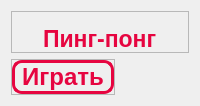
         <widget class="QWidget" name="ping_pong_page">
          <layout class="QVBoxLayout" name="verticalLayout_25">
           <item alignment="Qt::AlignTop">
            <widget class="QFrame" name="frame_29">
             <property name="frameShape">
              <enum>QFrame::StyledPanel</enum>
             </property>
             <property name="frameShadow">
              <enum>QFrame::Raised</enum>
             </property>
             <layout class="QVBoxLayout" name="verticalLayout_26">
              <property name="spacing">
               <number>0</number>
              </property>
              <property name="leftMargin">
               <number>0</number>
              </property>
              <property name="topMargin">
               <number>0</number>
              </property>
              <property name="rightMargin">
               <number>0</number>
              </property>
              <property name="bottomMargin">
               <number>0</number>
              </property>
              <item alignment="Qt::AlignHCenter">
               <widget class="QLabel" name="label_26">
                <property name="text">
                 <string/>
                </property>
                <property name="pixmap">
                 <pixmap>qt_icons/ping_pong_2.png</pixmap>
                </property>
               </widget>
              </item>
              <item alignment="Qt::AlignHCenter|Qt::AlignVCenter">
               <widget class="QLabel" name="ping_pong_label">
                <property name="font">
                 <font>
                  <pointsize>17</pointsize>
                  <weight>75</weight>
                  <bold>true</bold>
                 </font>
                </property>
                <property name="styleSheet">
                 <string notr="true">color: rgb(230, 5, 64)</string>
                </property>
                <property name="text">
                 <string>Пинг-понг</string>
                </property>
               </widget>
              </item>
             </layout>
            </widget>
           </item>
           <item alignment="Qt::AlignLeft|Qt::AlignTop">
            <widget class="QFrame" name="frame_28">
             <property name="sizePolicy">
              <sizepolicy hsizetype="Preferred" vsizetype="Expanding">
               <horstretch>0</horstretch>
               <verstretch>3</verstretch>
              </sizepolicy>
             </property>
             <property name="frameShape">
              <enum>QFrame::StyledPanel</enum>
             </property>
             <property name="frameShadow">
              <enum>QFrame::Raised</enum>
             </property>
             <layout class="QHBoxLayout" name="horizontalLayout_19">
              <property name="spacing">
               <number>0</number>
              </property>
              <property name="leftMargin">
               <number>0</number>
              </property>
              <property name="topMargin">
               <number>0</number>
              </property>
              <property name="rightMargin">
               <number>0</number>
              </property>
              <property name="bottomMargin">
               <number>0</number>
              </property>
              <item>
               <widget class="QPushButton" name="ping_pong_play">
                <property name="font">
                 <font>
                  <pointsize>18</pointsize>
                  <weight>75</weight>
                  <bold>true</bold>
                 </font>
                </property>
                <property name="cursor">
                 <cursorShape>PointingHandCursor</cursorShape>
                </property>
                <property name="styleSheet">
                 <string notr="true">QPushButton{
border: 3px solid rgb(230, 5, 64);
border-radius: 10px;
color: rgb(230, 5, 64)
}
QPushButton:hover{
border: 3px solid rgb(230, 5, 64);
border-radius: 10px;
color: rgb(230, 5, 64);
background-color: rgba(230, 5, 64, 70)
}</string>
                </property>
                <property name="text">
                 <string> Играть </string>
                </property>
               </widget>
              </item>
             </layout>
            </widget>
           </item>
          </layout>
         </widget>
